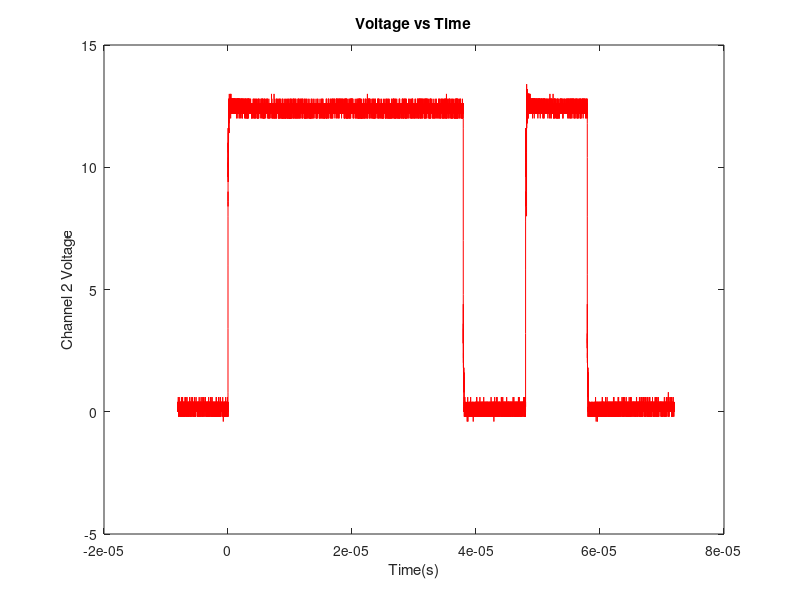
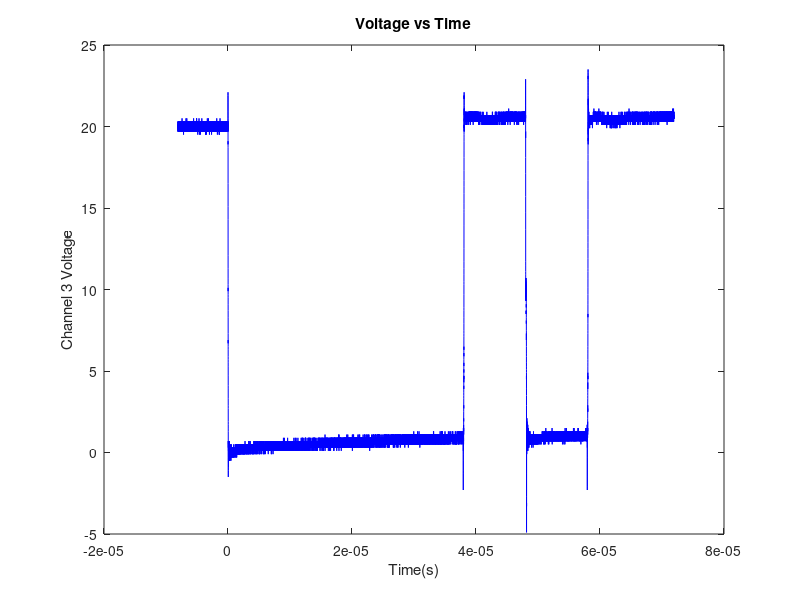
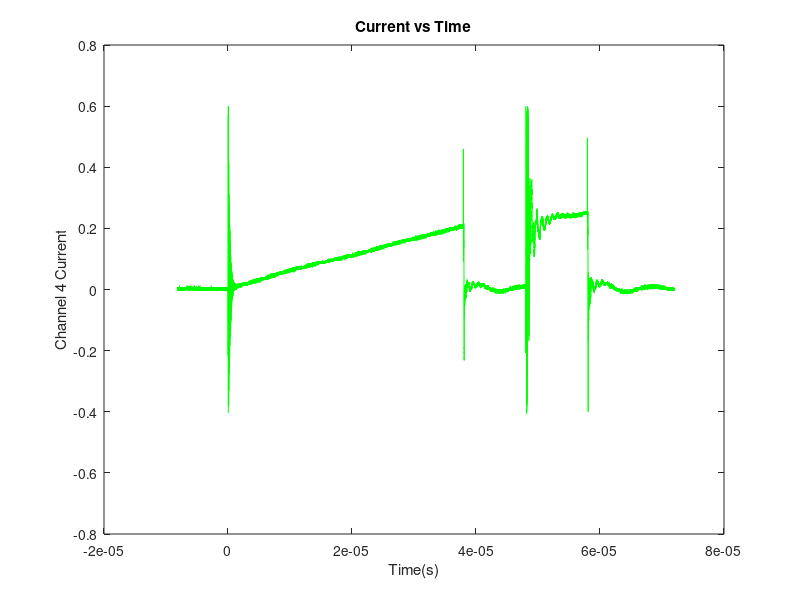
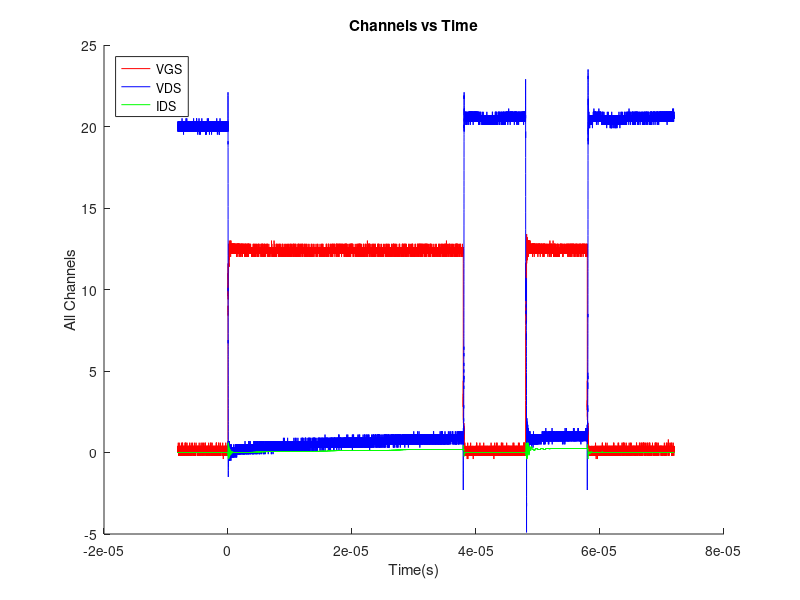

Write the MATLAB code that produced these figures, in order.
clc; clear
load('tek0000ALL');
figure()
plot(time, CH2,'r');
xlabel('Time(s)')
ylabel('Channel 2 Voltage')
title('Voltage vs Time');

figure()
plot(time, CH3,'b');
xlabel('Time(s)')
ylabel('Channel 3 Voltage')
title('Voltage vs Time');

figure()
plot(time, CH4,'g');
xlabel('Time(s)')
ylabel('Channel 4 Current')
title('Current vs Time');

%All Plots
figure()
hold on;
plot(time, CH2,'r');
plot(time, CH3,'b');
plot(time, CH4,'g');
legend('VGS','VDS','IDS','Location','northwest')
xlabel('Time(s)')
ylabel('All Channels')
title('Channels vs Time');
hold off
